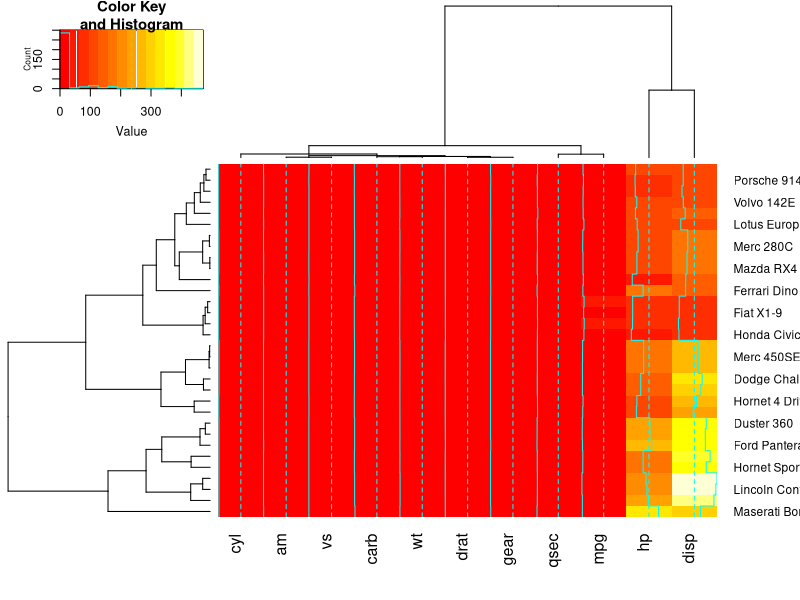
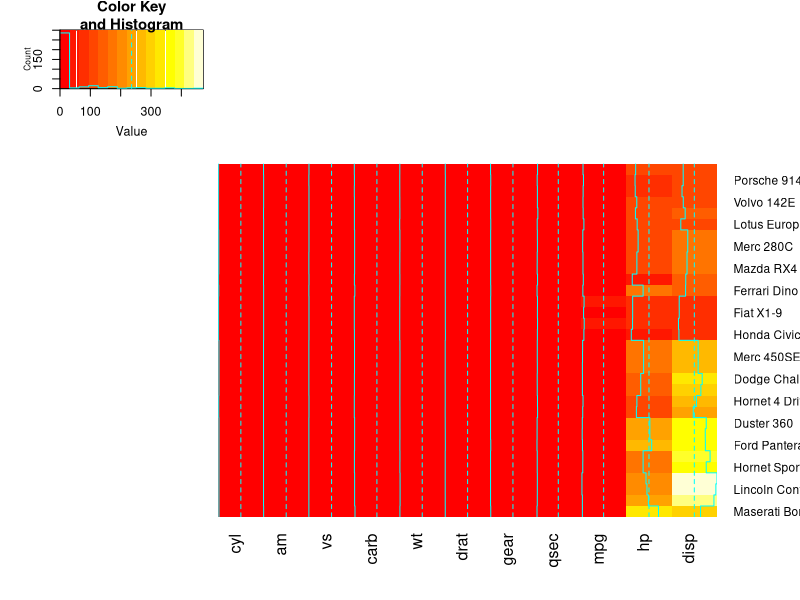
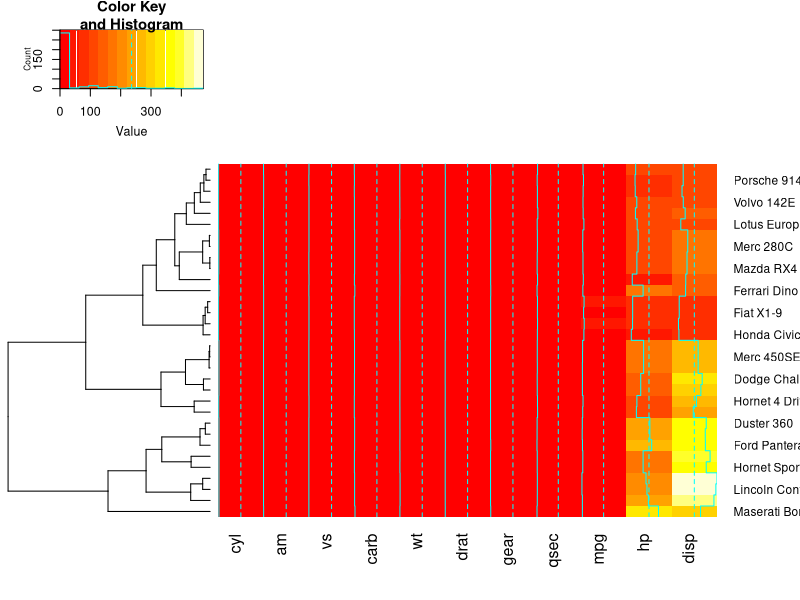
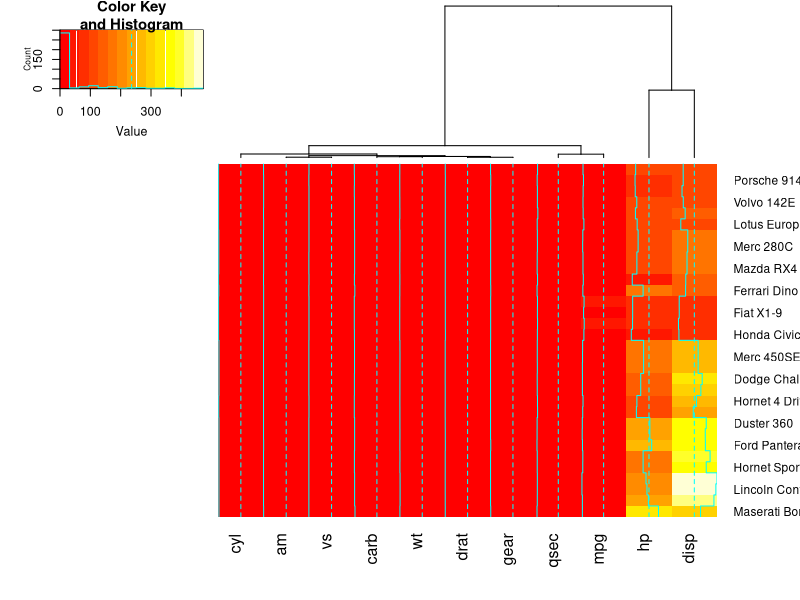
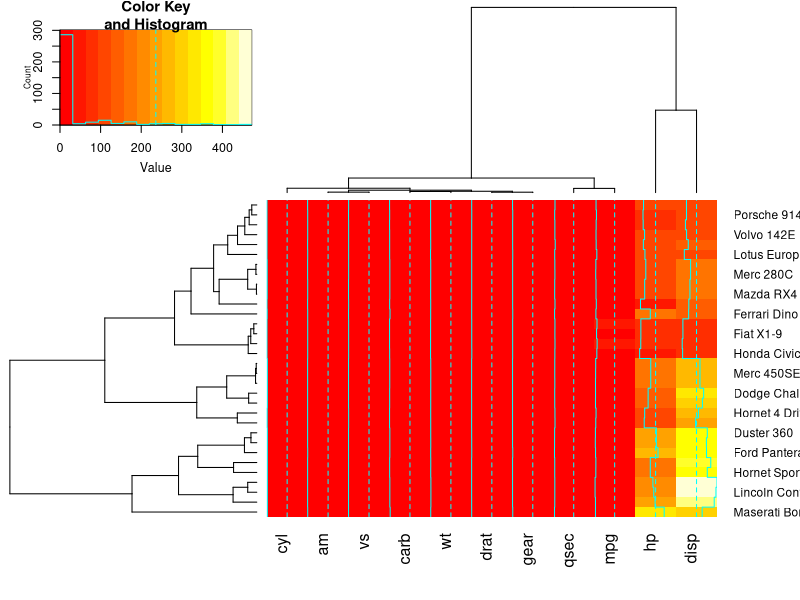
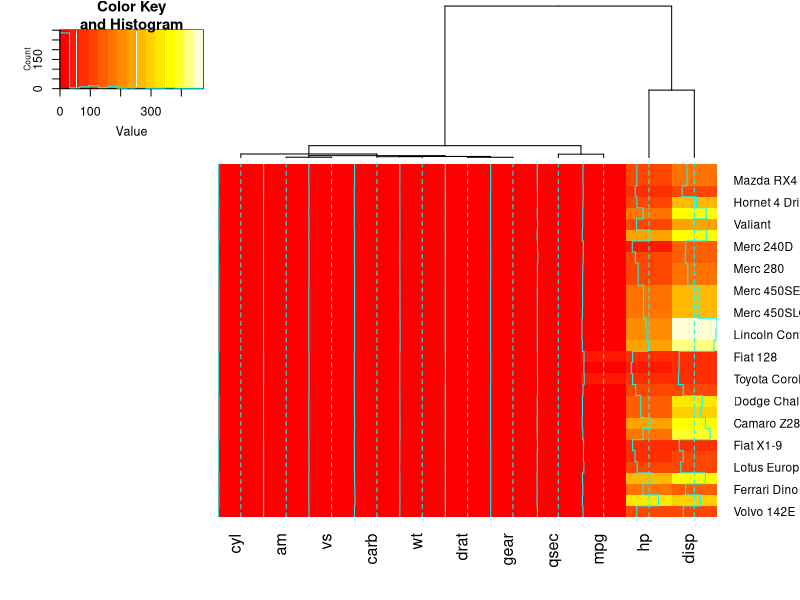
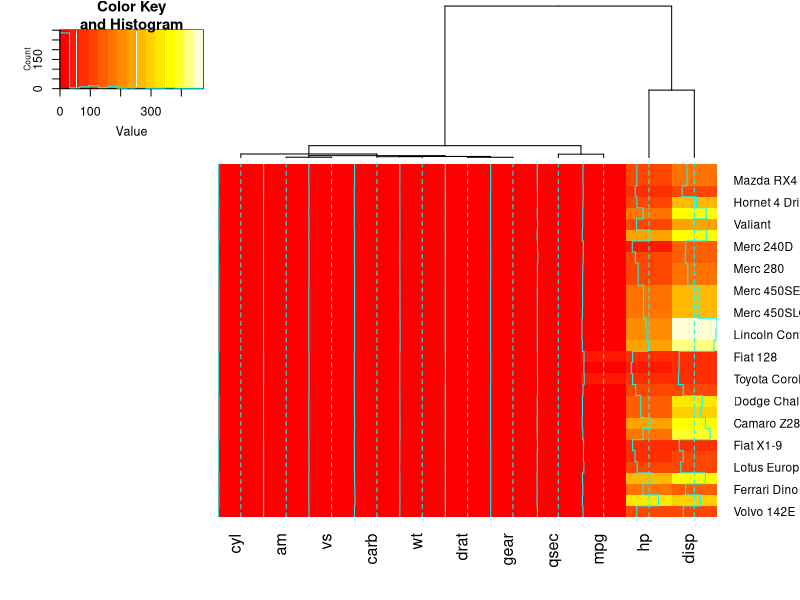
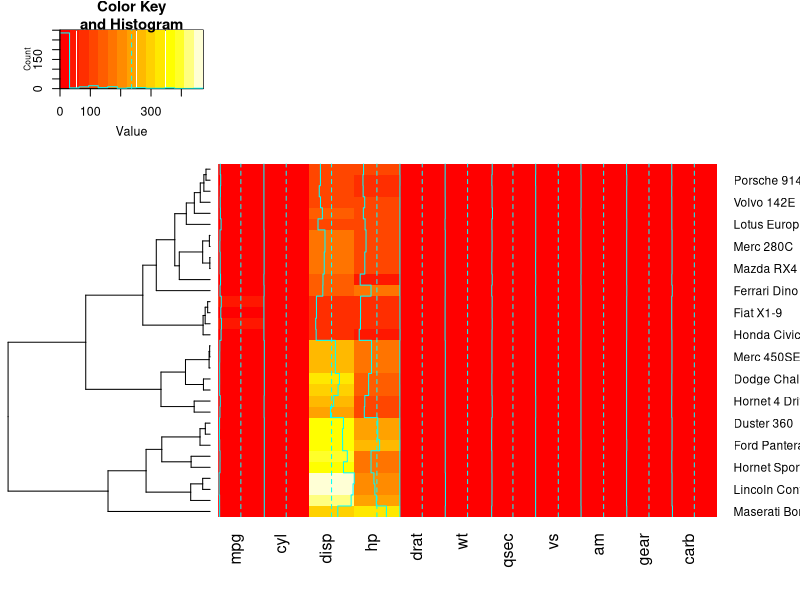

The R source for these figures, in order:
## ---- chunk 1
library(gplots)
## ---- chunk 2
data(mtcars)
x  <- as.matrix(mtcars)
rc <- rainbow(nrow(x), start=0, end=.3)
cc <- rainbow(ncol(x), start=0, end=.3)
## ---- chunk 3
heatmap.2(x)  ## default - dendrogram plotted and reordering done.
heatmap.2(x, dendrogram="none") ##  no dendrogram plotted, but reordering done.
heatmap.2(x, dendrogram="row") ## row dendrogram plotted and row reordering done.
heatmap.2(x, dendrogram="col") ## col dendrogram plotted and col reordering done.

heatmap.2(x, keysize=2)  ## default - dendrogram plotted and reordering done.

heatmap.2(x, Rowv=FALSE, dendrogram="both") ## generate warning!
heatmap.2(x, Rowv=NULL, dendrogram="both")  ## generate warning!
heatmap.2(x, Colv=FALSE, dendrogram="both") ## generate warning!

## Reorder dendrogram by branch means rather than sums
heatmap.2(x, reorderfun=function(d, w) reorder(d, w, agglo.FUN = mean) )


## Show effect of row and column label rotation
heatmap.2(x, srtCol=NULL)
heatmap.2(x, srtCol=0,   adjCol = c(0.5,1) )
heatmap.2(x, srtCol=45,  adjCol = c(1,1)   )
heatmap.2(x, srtCol=135, adjCol = c(1,0)   )
heatmap.2(x, srtCol=180, adjCol = c(0.5,0) )
heatmap.2(x, srtCol=225, adjCol = c(0,0)   ) ## not very useful
heatmap.2(x, srtCol=270, adjCol = c(0,0.5) )
heatmap.2(x, srtCol=315, adjCol = c(0,1)   )
heatmap.2(x, srtCol=360, adjCol = c(0.5,1) )

heatmap.2(x, srtRow=45, adjRow=c(0, 1) )
heatmap.2(x, srtRow=45, adjRow=c(0, 1), srtCol=45, adjCol=c(1,1) )
heatmap.2(x, srtRow=45, adjRow=c(0, 1), srtCol=270, adjCol=c(0,0.5) )
## ---- chunk 4
heatmap.2(x, offsetRow=0, offsetCol=0)
heatmap.2(x, offsetRow=1, offsetCol=1)
heatmap.2(x, offsetRow=2, offsetCol=2)
heatmap.2(x, offsetRow=-1, offsetCol=-1)

heatmap.2(x, srtRow=0, srtCol=90, offsetRow=0, offsetCol=0)
heatmap.2(x, srtRow=0, srtCol=90, offsetRow=1, offsetCol=1)
heatmap.2(x, srtRow=0, srtCol=90, offsetRow=2, offsetCol=2)
heatmap.2(x, srtRow=0, srtCol=90, offsetRow=-1, offsetCol=-1)
## ---- chunk 5
lmat <- rbind( c(5,3,4), c(2,1,4) )
lhei <- c(1.5, 4)
lwid <- c(1.5, 4, 0.75)

myplot <- function() {
            oldpar <- par("mar")
            par(mar=c(5.1, 4.1, 0.5, 0.5))
            plot(mpg ~ hp, data=x)
          }

heatmap.2(x, lmat=lmat, lhei=lhei, lwid=lwid, key=FALSE, extrafun=myplot)
## ---- chunk 6
heatmap.2(x,
          key.title=NA, # no title
          key.xlab=NA,  # no xlab
          key.par=list(mgp=c(1.5, 0.5, 0),
                       mar=c(2.5, 2.5, 1, 0)),
          key.xtickfun=function() {
                breaks <- parent.frame()$breaks
                return(list(
                     at=parent.frame()$scale01(c(breaks[1],
                                                 breaks[length(breaks)])),
                     labels=c(as.character(breaks[1]),
                              as.character(breaks[length(breaks)]))
                     ))
          })

heatmap.2(x,
         breaks=256,
         key.title=NA,
         key.xlab=NA,
         key.par=list(mgp=c(1.5, 0.5, 0),
                      mar=c(1, 2.5, 1, 0)),
         key.xtickfun=function() {
              cex <- par("cex")*par("cex.axis")
              side <- 1
              line <- 0
              col <- par("col.axis")
              font <- par("font.axis")
              mtext("low", side=side, at=0, adj=0,
                    line=line, cex=cex, col=col, font=font)
              mtext("high", side=side, at=1, adj=1,
                    line=line, cex=cex, col=col, font=font)
              return(list(labels=FALSE, tick=FALSE))
         })
## ---- chunk 7
hv <- heatmap.2(x, col=bluered, scale="column", tracecol="#303030")
## ---- chunk 8
names(hv)
## ---- chunk 9
## Show the mapping of z-score values to color bins
hv$colorTable

## Extract the range associated with white
hv$colorTable[hv$colorTable[,"color"]=="#FFFFFF",]

## Determine the original data values that map to white
whiteBin <- unlist(hv$colorTable[hv$colorTable[,"color"]=="#FFFFFF",1:2])
rbind(whiteBin[1] * hv$colSDs + hv$colMeans,
      whiteBin[2] * hv$colSDs + hv$colMeans )
##
## A more decorative heatmap, with z-score scaling along columns
##
hv <- heatmap.2(x, col=cm.colors(255), scale="column",
              RowSideColors=rc, ColSideColors=cc, margin=c(5, 10),
              xlab="specification variables", ylab= "Car Models",
              main="heatmap(<Mtcars data>, ..., scale=\"column\")",
              tracecol="green", density="density")
## Note that the breakpoints are now symmetric about 0

data(attitude)
round(Ca <- cor(attitude), 2)
symnum(Ca) # simple graphic

# with reorder
heatmap.2(Ca,           symm=TRUE, margin=c(6, 6), trace="none" )

# without reorder
heatmap.2(Ca, Rowv=FALSE, symm=TRUE, margin=c(6, 6), trace="none" )

## Place the color key below the image plot
heatmap.2(x, lmat=rbind( c(0, 3), c(2,1), c(0,4) ), lhei=c(1.5, 4, 2 ) )

## Place the color key to the top right of the image plot
heatmap.2(x, lmat=rbind( c(0, 3, 4), c(2,1,0 ) ), lwid=c(1.5, 4, 2 ) )

## For variable clustering, rather use distance based on cor():
data(USJudgeRatings)
symnum( cU <- cor(USJudgeRatings) )

hU <- heatmap.2(cU, Rowv=FALSE, symm=TRUE, col=topo.colors(16),
             distfun=function(c) as.dist(1 - c), trace="none")

## The Correlation matrix with same reordering:
hM <- format(round(cU, 2))
hM

# now with the correlation matrix on the plot itself

heatmap.2(cU, Rowv=FALSE, symm=TRUE, col=rev(heat.colors(16)),
            distfun=function(c) as.dist(1 - c), trace="none",
            cellnote=hM)
## ---- chunk 10
packageVersion("gplots")
